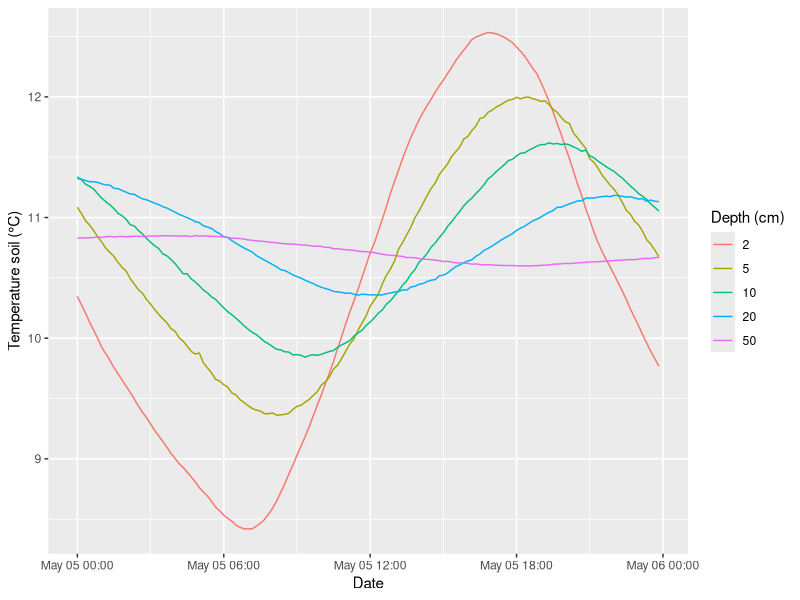
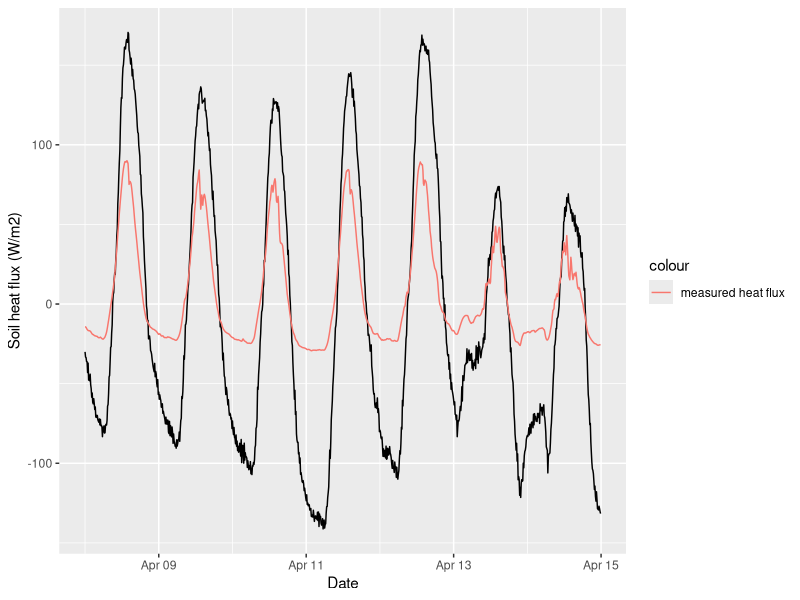
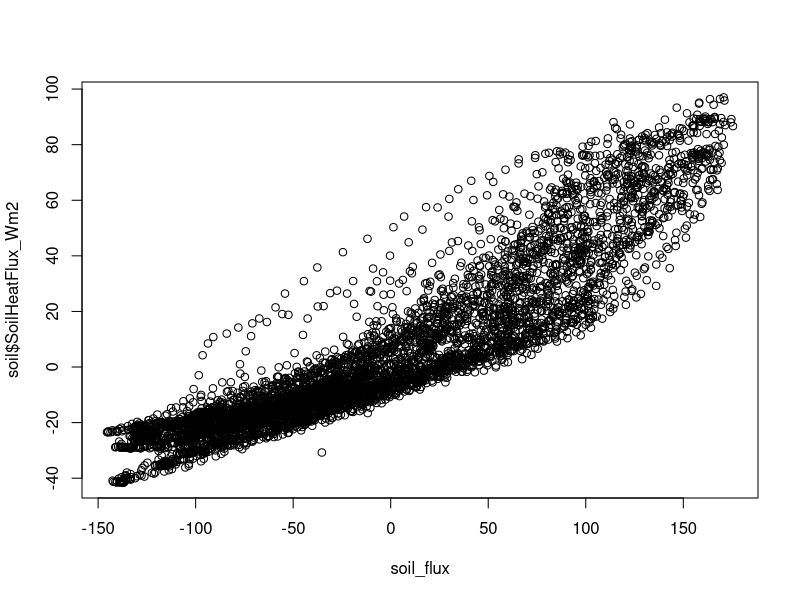
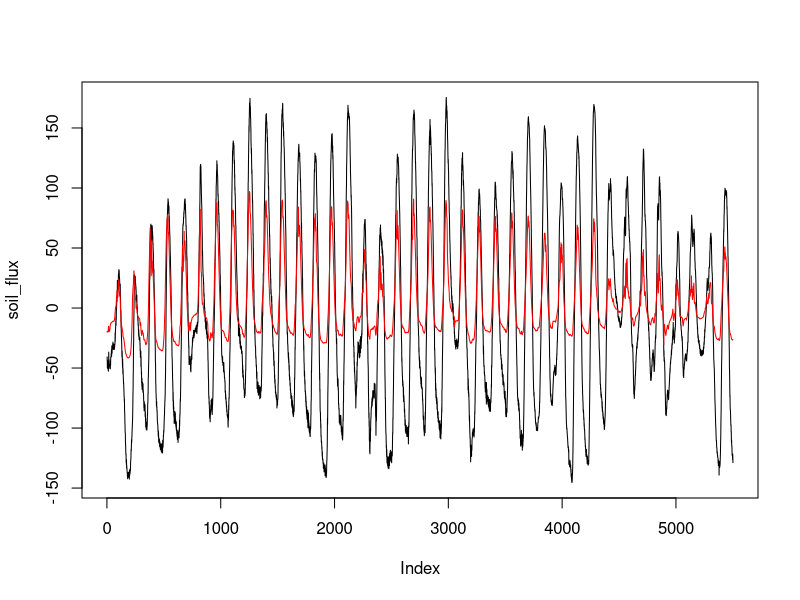
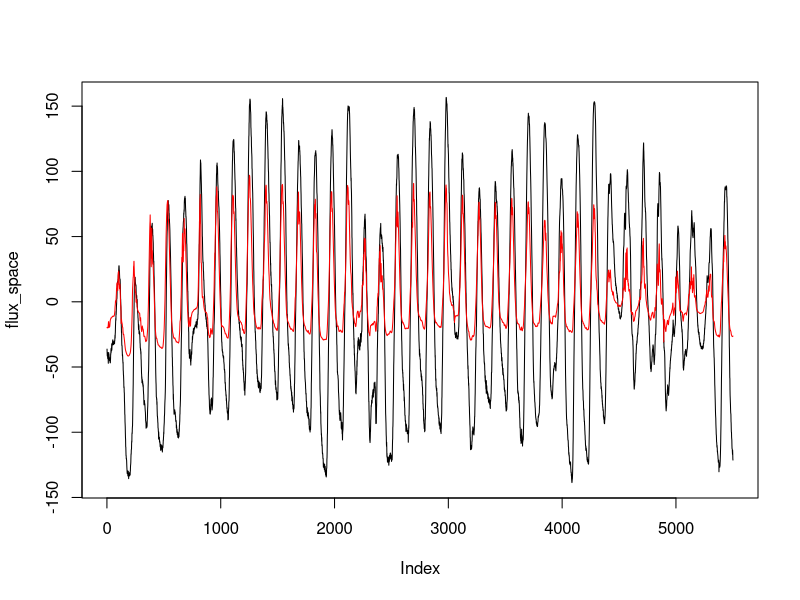
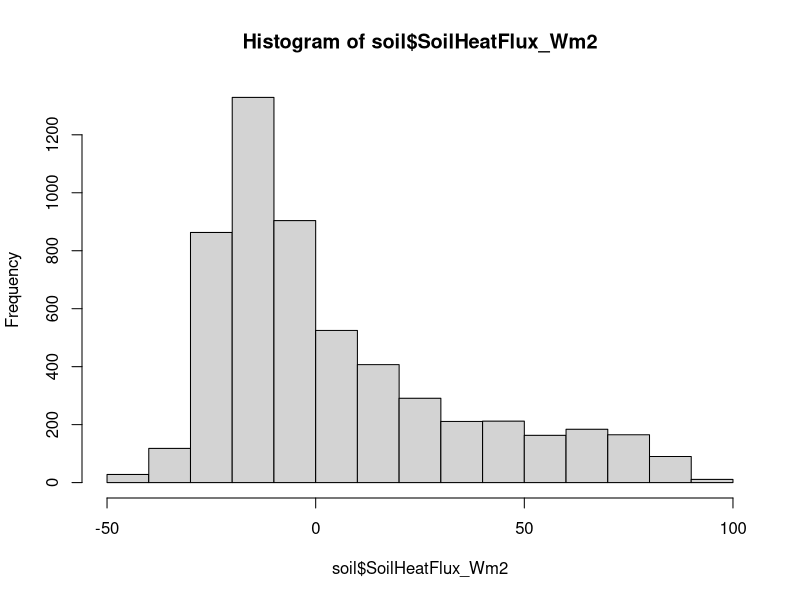
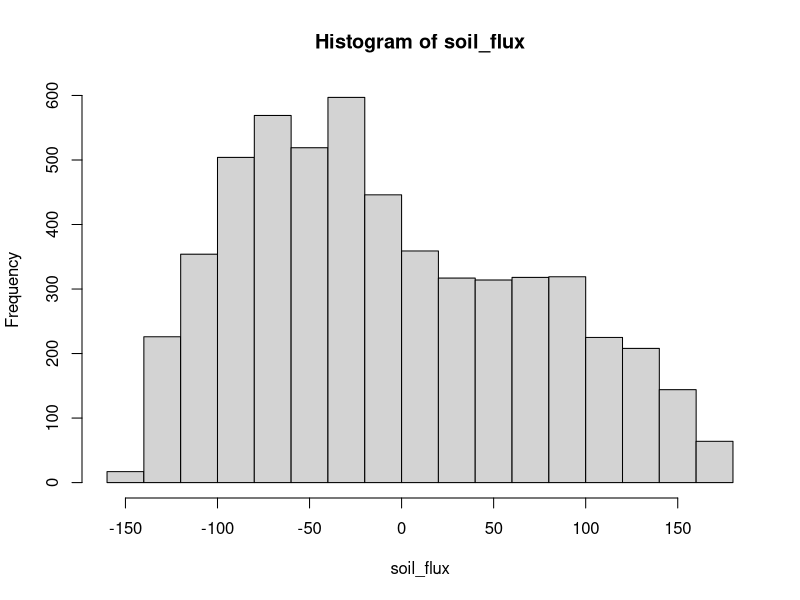
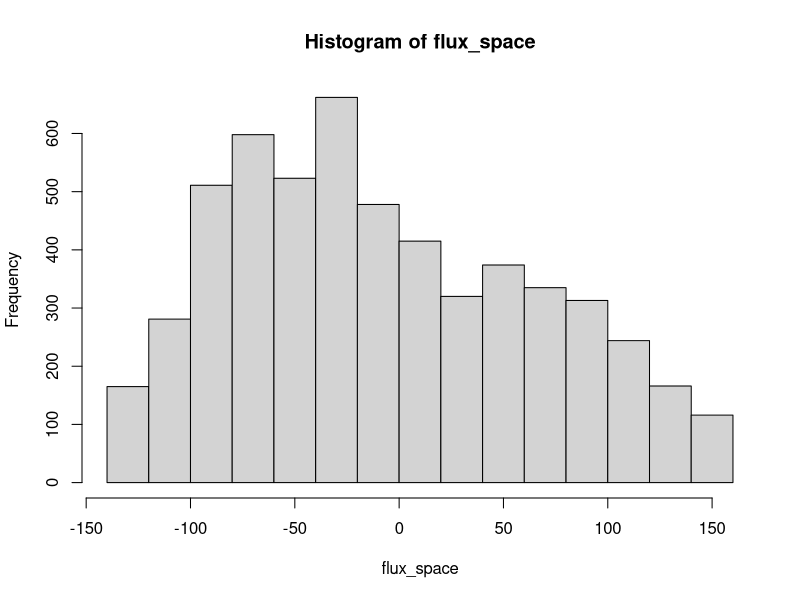

Source code (R) for these figures, in order:
## ---- chunk 1
library(tidyverse)
library(lubridate)
## ---- chunk 2
soil <- read_csv("../Data_lectures/8_Soil_physics/Soil_temperature_bot_garden.csv")
## ---- chunk 3
head(soil)
## ---- chunk 4
soil_g <- soil %>% 
  gather("depth", "T_soil", starts_with("Tsoil")) %>% 
  mutate(depth = str_extract(depth, "\\d+"))
## ---- chunk 5
soil_g
## ---- chunk 6
soil_g %>% 
  # last day available to bet as close as possible to summer.
  # Number 126 was got as `max(yday(soil$Date))`
  filter(yday(Date)==126) %>% 
  ggplot(aes(Date, T_soil, col=as_factor(depth))) +
  geom_line() +
  labs(y="Temperature soil (°C)", colour="Depth (cm)")
## ---- chunk 7
range(yday(soil$Date))
## ---- chunk 8

## ---- chunk 9
soil$prev_temp <- NA_real_
soil$prev_temp[2:nrow(soil)] <- soil$Tsoil_5cm_degC[1:(nrow(soil)-1)]
## ---- chunk 10

c2k <- function(c) c + 273.15
k2c <- function(k) k - 273.15


#using as a reference the soil at 5 cm
d_T_space <- soil$TSoil_2cm_degC - soil$Tsoil_5cm_degC
d_z <- - 0.03 # m

d_T_time <- c2k(lag(soil$Tsoil_5cm_degC)) - c2k(soil$Tsoil_5cm_degC)

d_t <- 600 # seconds manually calculated from the dataset

Cv <- 3.5e6 # J m⁻³ K⁻¹
k <- 3.5 # W m⁻¹ K⁻¹
## ---- chunk 11
flux_time <- d_z * d_T_time * Cv / d_t # W m-2 

flux_space<- - k * d_T_space / d_z 
## ---- chunk 12
soil_flux <- flux_time + flux_space
## ---- chunk 13
soil <- mutate(soil,
               soil_flux = flux_time + flux_space)
## ---- chunk 14
soil %>% 
  filter(week(Date)==15) %>% 
  ggplot(aes(Date, soil_flux)) +
  geom_line()+
  geom_line(aes(y=SoilHeatFlux_Wm2, col="measured heat flux")) +
  labs(y="Soil heat flux (W/m2)")
## ---- chunk 15

## ---- chunk 16
plot(soil_flux, soil$SoilHeatFlux_Wm2)
## ---- chunk 17
plot(soil_flux, type = "l")
lines(soil$SoilHeatFlux_Wm2, col="red")
## ---- chunk 18
cor(soil_flux, soil$SoilHeatFlux_Wm2, use="complete.obs")
## ---- chunk 19
plot(flux_space, type = "l")
 lines(soil$SoilHeatFlux_Wm2, col="red")
## ---- chunk 20
hist(soil$SoilHeatFlux_Wm2)
## ---- chunk 21
hist(soil_flux)
## ---- chunk 22
hist(flux_space)
## ---- chunk 23
hist(flux_time)
